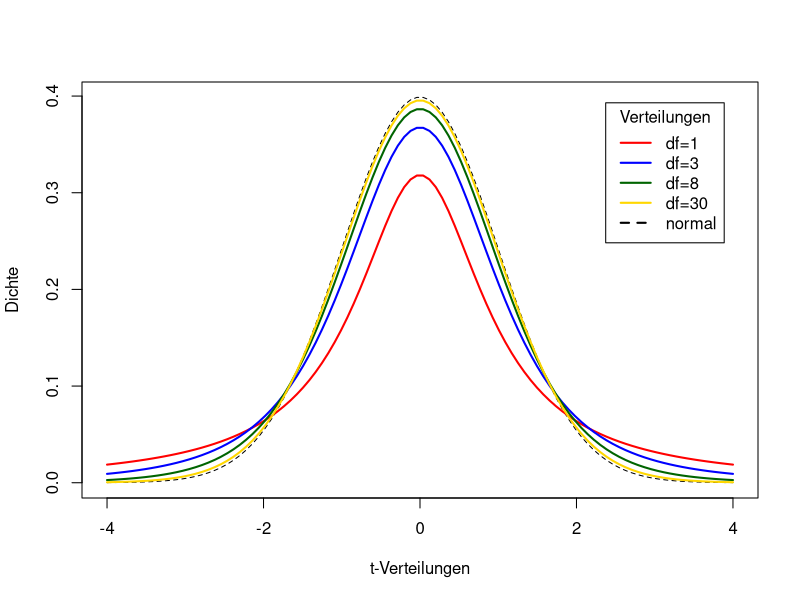

R code for this plot:
###########################################################
# Student T Verteilung Beispiel	
x <- seq(-4, 4, length=100)
hx <- dnorm(x)
degf <- c(1, 3, 8, 30)
colors <- c("red", "blue", "darkgreen", "gold", "black")
labels <- c("df=1", "df=3", "df=8", "df=30", "normal")

plot(x, hx, type="l", lty=2, xlab="t-Verteilungen", ylab="Dichte")
for (i in 1:4){lines(x, dt(x,degf[i]), lwd=2, col=colors[i])}
legend("topright", inset=.05, title="Verteilungen",
       labels, lwd=2, lty=c(1, 1, 1, 1, 2), col=colors)

# Bestimmen Sie das 2:5%- und das 97:5%-Perzentil der Studentschen t-Verteilung mit Freiheitsgrad 5.

qt(c(0.025, 0.975), df=5)
